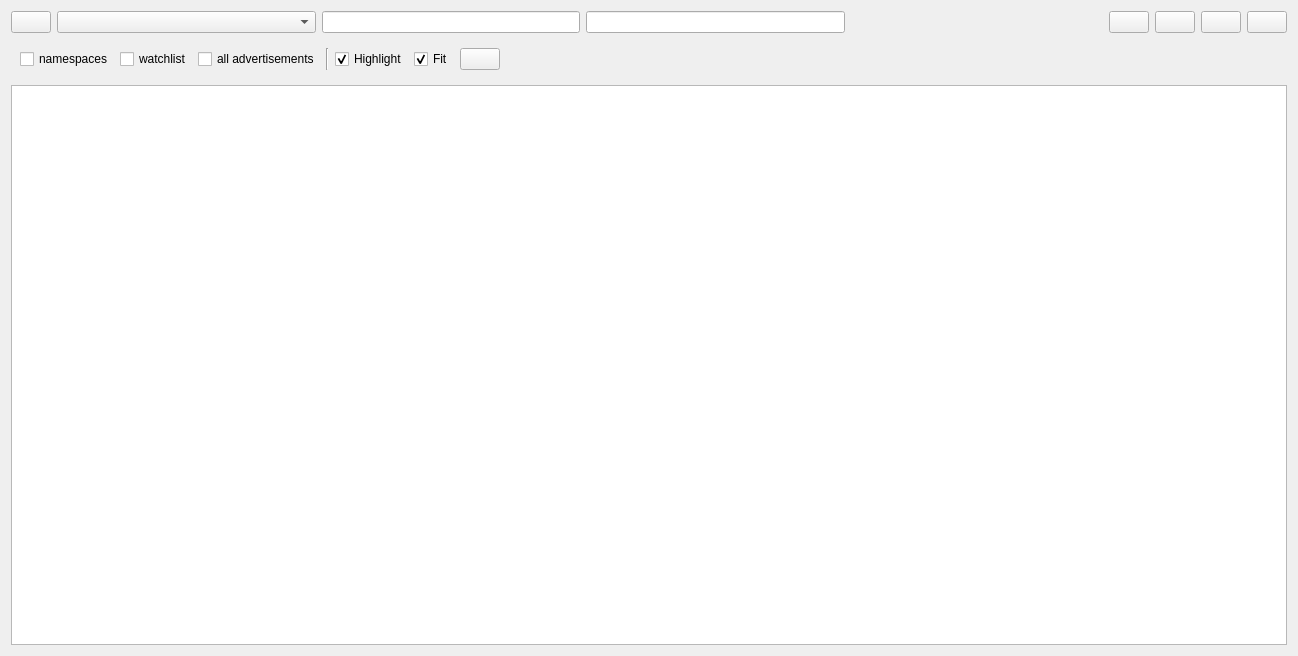
<?xml version="1.0" encoding="UTF-8"?>
<ui version="4.0">
 <class>GatewayGraphWidget</class>
 <widget class="QWidget" name="GatewayGraphWidget">
  <property name="enabled">
   <bool>true</bool>
  </property>
  <property name="geometry">
   <rect>
    <x>0</x>
    <y>0</y>
    <width>1298</width>
    <height>656</height>
   </rect>
  </property>
  <property name="windowTitle">
   <string>Gateway Graph</string>
  </property>
  <layout class="QVBoxLayout" name="verticalLayout" stretch="0,0,0">
   <item>
    <layout class="QHBoxLayout" name="horizontalLayout" stretch="0,0,0,0,0,0,0,0,0">
     <item>
      <widget class="QPushButton" name="refresh_graph_push_button">
       <property name="toolTip">
        <string>Refresh ROS graph</string>
       </property>
      </widget>
     </item>
     <item>
      <widget class="QComboBox" name="graph_type_combo_box">
       <property name="sizePolicy">
        <sizepolicy hsizetype="Expanding" vsizetype="Fixed">
         <horstretch>0</horstretch>
         <verstretch>0</verstretch>
        </sizepolicy>
       </property>
       <property name="toolTip">
        <string>Choose graph type</string>
       </property>
      </widget>
     </item>
     <item>
      <widget class="QLineEdit" name="filter_line_edit"/>
     </item>
     <item>
      <widget class="QLineEdit" name="topic_filter_line_edit"/>
     </item>
     <item>
      <spacer name="horizontalSpacer">
       <property name="orientation">
        <enum>Qt::Horizontal</enum>
       </property>
       <property name="sizeHint" stdset="0">
        <size>
         <width>40</width>
         <height>20</height>
        </size>
       </property>
      </spacer>
     </item>
     <item>
      <widget class="QPushButton" name="load_dot_push_button">
       <property name="toolTip">
        <string>Load DOT graph from file</string>
       </property>
      </widget>
     </item>
     <item>
      <widget class="QPushButton" name="save_dot_push_button">
       <property name="toolTip">
        <string>Save as DOT graph</string>
       </property>
      </widget>
     </item>
     <item>
      <widget class="QPushButton" name="save_as_svg_push_button">
       <property name="toolTip">
        <string>Save as SVG</string>
       </property>
      </widget>
     </item>
     <item>
      <widget class="QPushButton" name="save_as_image_push_button">
       <property name="toolTip">
        <string>Save as image</string>
       </property>
      </widget>
     </item>
    </layout>
   </item>
   <item>
    <widget class="QWidget" name="widget" native="true">
     <layout class="QHBoxLayout" name="horizontalLayout_4">
      <item>
       <widget class="QCheckBox" name="namespace_cluster_check_box">
        <property name="toolTip">
         <string>Show or hide namespace boxes</string>
        </property>
        <property name="text">
         <string>namespaces</string>
        </property>
       </widget>
      </item>
      <item>
       <widget class="QCheckBox" name="watchlist_check_box">
        <property name="toolTip">
         <string>Show or hide topics with publishers only</string>
        </property>
        <property name="text">
         <string>watchlist</string>
        </property>
       </widget>
      </item>
      <item>
       <widget class="QCheckBox" name="all_advertisements_check_box">
        <property name="toolTip">
         <string>Show or hide topics with one connection only</string>
        </property>
        <property name="text">
         <string>all advertisements</string>
        </property>
       </widget>
      </item>
      <item>
       <widget class="Line" name="line">
        <property name="orientation">
         <enum>Qt::Vertical</enum>
        </property>
       </widget>
      </item>
      <item>
       <widget class="QCheckBox" name="highlight_connections_check_box">
        <property name="toolTip">
         <string>Highlight incoming and outgoing connections on mouse over</string>
        </property>
        <property name="text">
         <string>Highlight</string>
        </property>
        <property name="checked">
         <bool>true</bool>
        </property>
       </widget>
      </item>
      <item>
       <widget class="QCheckBox" name="auto_fit_graph_check_box">
        <property name="toolTip">
         <string>Automatically fit graph into view on update</string>
        </property>
        <property name="text">
         <string>Fit</string>
        </property>
        <property name="checked">
         <bool>true</bool>
        </property>
       </widget>
      </item>
      <item>
       <widget class="QPushButton" name="fit_in_view_push_button">
        <property name="toolTip">
         <string>Fit graph in view</string>
        </property>
       </widget>
      </item>
      <item>
       <spacer name="horizontalSpacer_2">
        <property name="orientation">
         <enum>Qt::Horizontal</enum>
        </property>
        <property name="sizeHint" stdset="0">
         <size>
          <width>40</width>
          <height>20</height>
         </size>
        </property>
       </spacer>
      </item>
     </layout>
    </widget>
   </item>
   <item>
    <widget class="InteractiveGraphicsView" name="graphics_view">
     <property name="renderHints">
      <set>QPainter::Antialiasing|QPainter::HighQualityAntialiasing|QPainter::SmoothPixmapTransform|QPainter::TextAntialiasing</set>
     </property>
     <property name="resizeAnchor">
      <enum>QGraphicsView::AnchorViewCenter</enum>
     </property>
    </widget>
   </item>
  </layout>
 </widget>
 <customwidgets>
  <customwidget>
   <class>InteractiveGraphicsView</class>
   <extends>QGraphicsView</extends>
   <header>rocon_gateway_graph.interactive_graphics_view</header>
  </customwidget>
 </customwidgets>
 <resources/>
 <connections/>
</ui>
